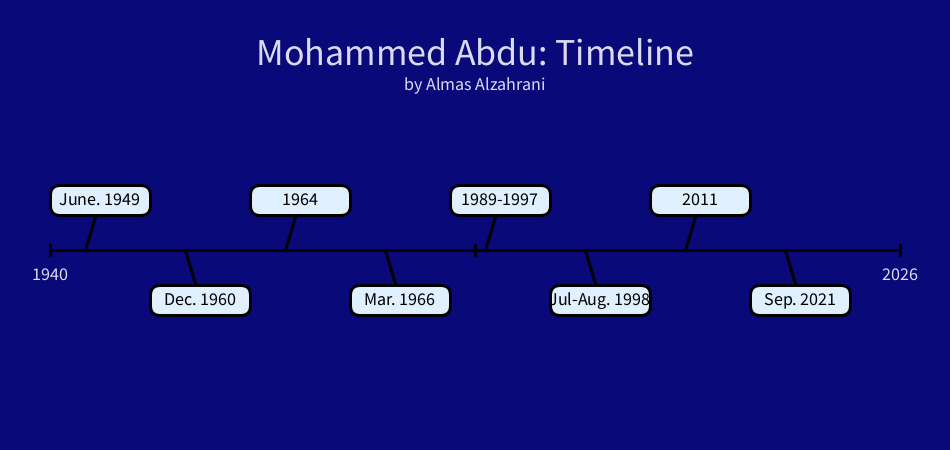
Frame 1 (no input)
Frame 60 (the mouse pressed at the canvas centre just before this capture): identical to frame 1, image omitted
Frame 120 (the mouse held since frame 60 and released just before this capture): identical to frame 1, image omitted

The Processing sketch that drew this single still picture (run headless with seeded random() and noise(); from frame 60 on, the mouse is pressed at the canvas centre):

// Processing sketch: timeline_mohammed_abdu
// ── timeline_mohammed_abdu.pde
// Almas Alzahrani | 26 Feb 2026 | Timeline

void setup() {
  size(950, 450);
}
void draw() {
  background(#0A0979);
  drawRef();
  histEvent(100, 200, "June. 1949", true, "Mohammed Abduwas born in Jazan, Saudi Arabia ");
  histEvent(200, 300, "Dec. 1960", false, "Discovered by Abbas Faiq Ghazzawi & Taher Zamakhshari, \n began singing on the Baba Abbas radio program.");
  histEvent(300, 200, "1964", true, "Graduated from the Industrial Institute in Jeddah and began \n his professional music career, transitioning from shipbuilding \n studies to music in Beirut.");
  histEvent(400, 300, "Mar. 1966", false, "Released his first album and solidified his fame.");
  histEvent(500, 200, "1989-1997", true, "Took a major hiatus from releasing albums \n due to the death of his mother.");
  histEvent(600, 300, "Jul-Aug. 1998", false, "Made a massive comeback with a National Day concert in Saudi Arabia, \n followed by performances in London and new album releases.");
  histEvent(700, 200, "2011", true, "He remarried a French woman of Algerian origin \n following a stay in France");
  histEvent(800, 300, "Sep. 2021", false, "MohammedAbdu performed at the opening ceremony of \n Expo 2020 in Dubai, UAE.");
}
void drawRef() {
  textAlign(CENTER);
  textSize(38);
  fill(#DADAF0);
  text("Mohammed Abdu: Timeline", width/2, 65);
  textSize(18);
  text("by Almas Alzahrani", width/2, 90);
  strokeWeight(3);
  line(50, 250, 900, 250);
  line(50, 245, 50, 255);
  line(900, 245, 900, 255);
  line(width/2, 245, width/2, 255);
  text("1940", 50, 280);
  text("2026", 900, 280);
}
void histEvent(int x, int y, String title, boolean top, String detail) {
  if (top == true) {
    line(x, y, x-15, y+50);
  } else {
    line(x, y, x-15, y-50);
  }
  rectMode(CENTER);
  fill(#E0F0FF);
  rect(x, y, 100, 30, 10);
  fill(0);
  text(title, x, y+5);
  if (mouseX > x-50 && mouseX < x+50 && mouseY > y-15 && mouseY < y+15) {
    fill(#FCFCFF);
    text(detail, width/2, 350);
  }
}
